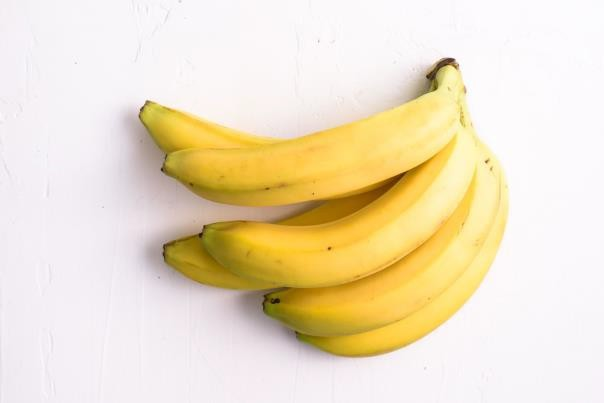
#> input picture MUHAMMAD NOOR HIDAYAT_1MIO_062340833235/pisang.jpg, 604 x 403 px
$ python pisang.py
#> lines starting #> are read from the running program, lines starting #| are printed output that depends on the picture; after the words box and inside, x2 and y2 are one past the last pixel; in counts of white or black regions, pixels touching at a corner belong together
#> further down, original_image is the input picture: shape (403, 604, 3); mean B, G, R 197.6, 224.9, 238.3
import cv2
import numpy as np
import matplotlib.pyplot as plt

def edge_detection(image):
    gray = cv2.cvtColor(image, cv2.COLOR_BGR2GRAY)
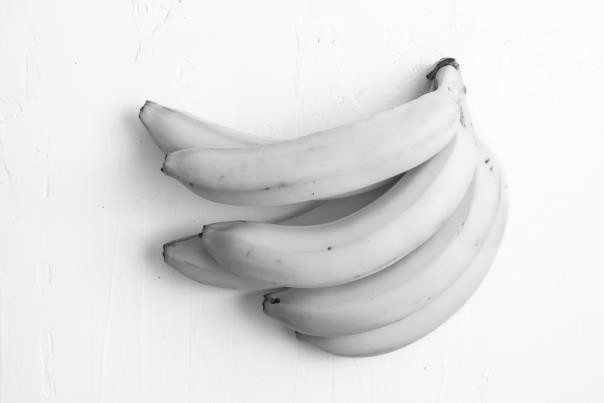
#> gray: shape (403, 604); min 19, max 255, mean 225.8
    edges = cv2.Canny(gray, 50, 150)
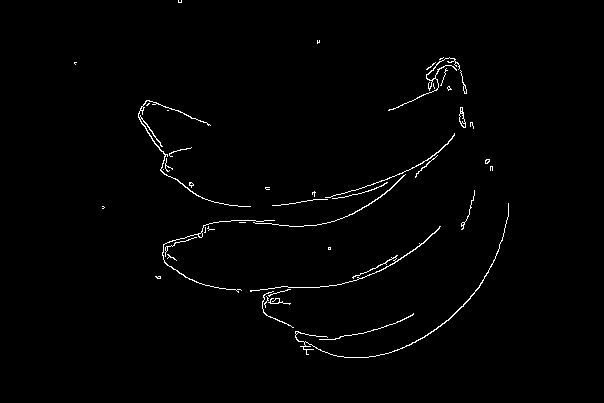
#> edges: shape (403, 604); 1.2% white in thin lines or dots, all inside (x1, y1, x2, y2) = (74, 0, 509, 358)
    return cv2.cvtColor(edges, cv2.COLOR_GRAY2RGB)

def remove_background(image):
    hsv = cv2.cvtColor(image, cv2.COLOR_BGR2HSV)
#> hsv: shape (403, 604, 3); mean H, S, V 104.1, 50.3, 238.7
    lower_yellow = np.array([20, 100, 100])
    upper_yellow = np.array([30, 255, 255])
    mask = cv2.inRange(hsv, lower_yellow, upper_yellow)
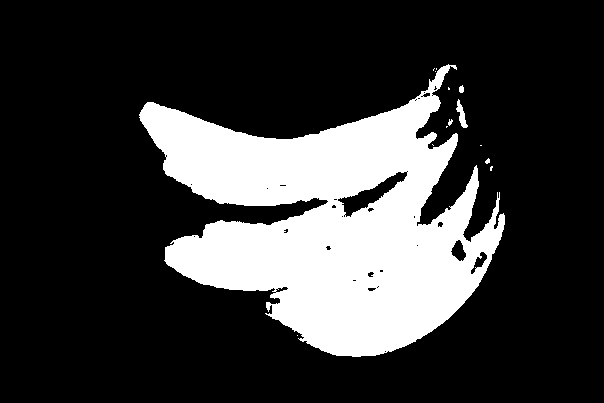
#> mask: shape (403, 604); 22.7% white; 14 white regions (9 under 20 px), largest, box (x1, y1, x2, y2) and area: (139, 64, 505, 357) 55012, (456, 99, 468, 128) 148, (459, 85, 464, 93) 32, (448, 119, 453, 126) 21, (485, 158, 490, 164) 20
    result = cv2.bitwise_and(image, image, mask=mask)
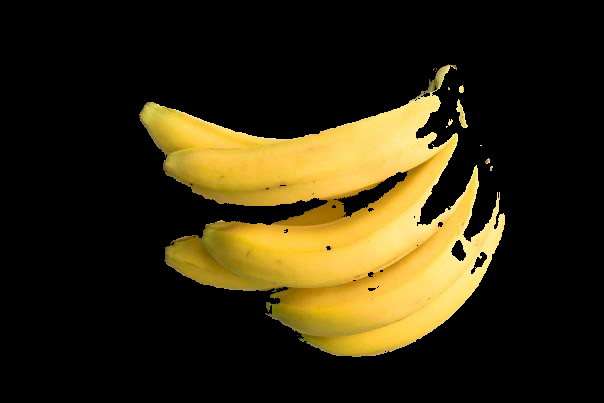
#> result: shape (403, 604, 3); mean B, G, R 16.1, 42.3, 51.3
    return result

original_image = cv2.imread('pisang.jpg')

edge_image = edge_detection(original_image)

segmented_image = remove_background(original_image)

plt.figure(figsize=(10, 5))

plt.subplot(1, 3, 1)
plt.imshow(cv2.cvtColor(original_image, cv2.COLOR_BGR2RGB))
plt.title('Gambar Asli')
plt.axis('off')

plt.subplot(1, 3, 2)
plt.imshow(edge_image)
plt.title('Hasil Deteksi')
plt.axis('off')

plt.subplot(1, 3, 3)
plt.imshow(cv2.cvtColor(segmented_image, cv2.COLOR_BGR2RGB))
plt.title('Hasil Segmentasi')
plt.axis('off')

plt.show()
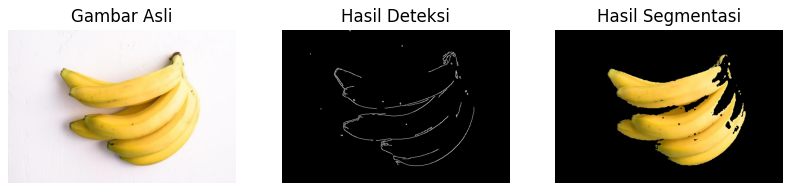
#> figure drawn by matplotlib, 3 panels

$ run again, with MUHAMMAD NOOR HIDAYAT_1MIO_062340833235/Piring.jpg copied over MUHAMMAD NOOR HIDAYAT_1MIO_062340833235/pisang.jpg
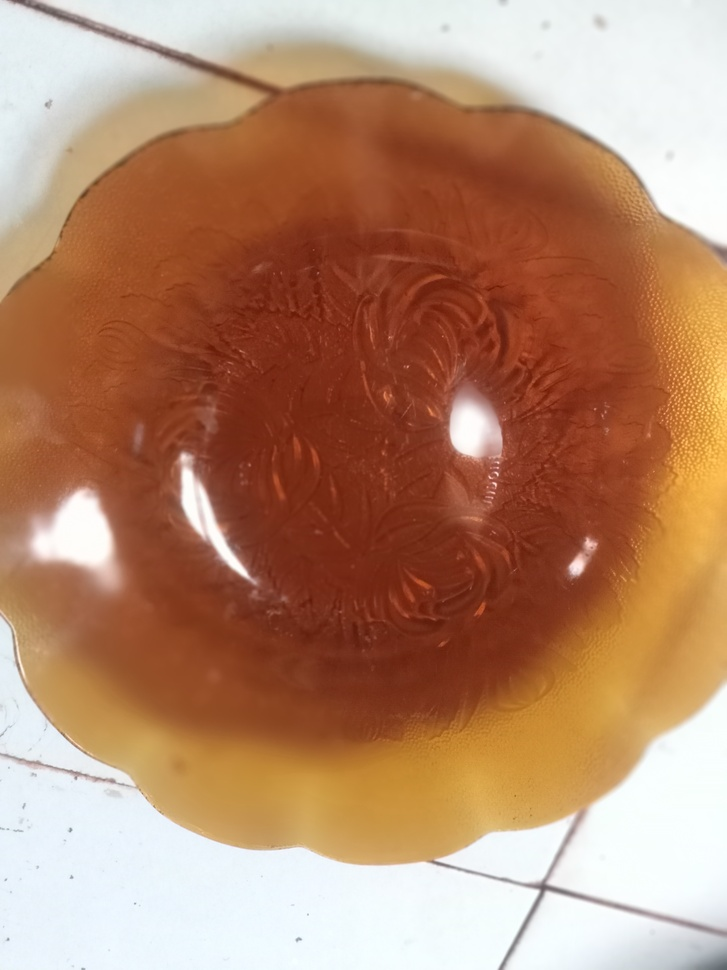
#> input picture MUHAMMAD NOOR HIDAYAT_1MIO_062340833235/Piring.jpg, 727 x 970 px, shrunk from 2448 x 3264 before the run
#> original_image is the input picture: shape (970, 727, 3); mean B, G, R 107.7, 135.4, 180.6
#> in edge_detection, `edges = cv2.Canny(gray, 50, 150)`:
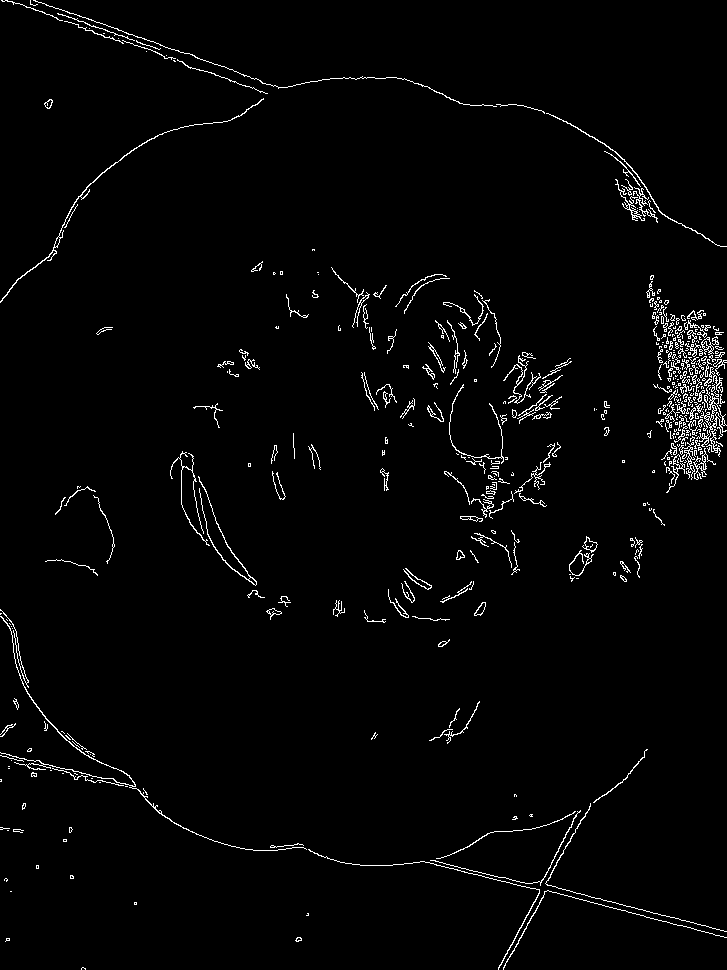
#> edges: shape (970, 727); 2.2% white in thin lines or dots
#> hsv: shape (970, 727, 3); mean H, S, V 33.4, 126.8, 183.1
#> mask: shape (970, 727); 0.18% white; 84 white regions (79 under 20 px), largest, box (x1, y1, x2, y2) and area: (713, 377, 727, 416) 351, (118, 746, 152, 768) 306, (472, 818, 518, 834) 256, (128, 762, 143, 777) 52, (293, 838, 308, 844) 30
#> `plt.show()`:
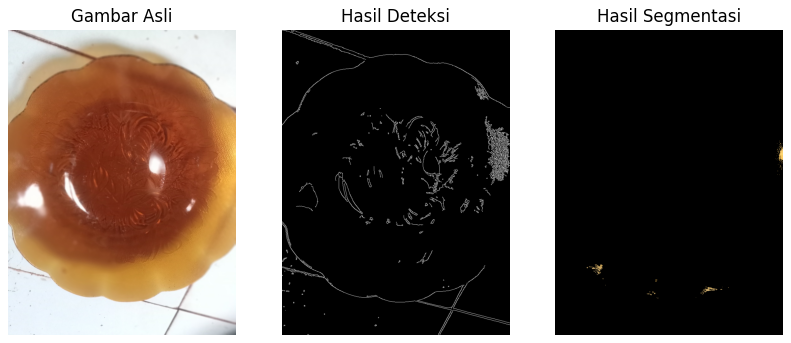
#> figure drawn by matplotlib, 3 panels
